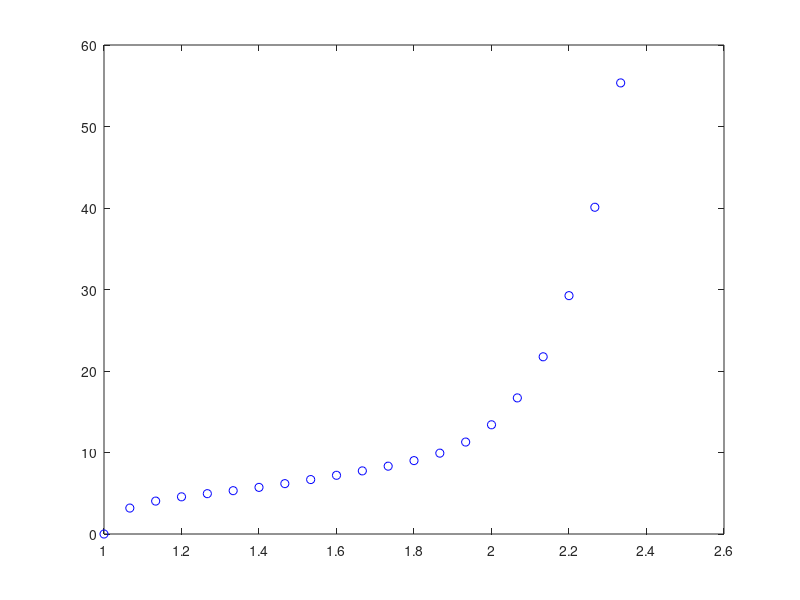

Here is the MATLAB script that generated this plot:
clc
clear all
close all

%% Stiffness Function without ratios
%  tension = @(L0,L) (L0 < L)*(8.646 - 2.393*L0 + 3.119 * L + .3573*L0^2 + ...
%     1.856*L0*L - 1.898*L^2 - 15.19*L0^3 + 41.97*L0^2*L - 38.93*L0*L^2 + ...
%     13.72*L^3 + 21.03*L0^4 - 77.65*L0^3*L + 104.9*L0^2*L^2 - 62.11*L0*L^3 + ...
%     13.44*L^4 - 7.832*L0^5 + 37.05*L0^4*L - 69.34*L0^3*L^2 + 63.52*L0^2*L^3 - ...
%     29.13*L0*L^4 + 5.317*L^5);

%% Stiffness Function With Ratios
%tension = @(L0,L) (-2.098*(L/L0).^6+2.101*(L/L0).^5+7.546*(L/L0).^4-2.2*(L/L0).^3-5.008*(L/L0).^2+4.423*(L/L0)+9.343).*((L-L0)>0); 

%tension = @(L0,L) (374.7*(L/L0).^7 -4102*(L/L0).^6 + 1.912e+04*(L/L0).^5-4.919e+04*(L/L0).^4+ 7.537e+04*(L/L0).^3 -6.88e+04*(L/L0).^2 + 3.465e+04*(L/L0)  -7427).*((L/L0)>1);
%tension = @(L0,L) (747.7*(L/L0).^7 -8211*(L/L0).^6 + 1.912e+04*(L/L0).^5-4.919e+04*(L/L0).^4+ 7.537e+04*(L/L0).^3 -6.88e+04*(L/L0).^2 + 3.465e+04*(L/L0)  -7427).*((L/L0)>1);
tension = @(L0,L) (112.2*(L/L0).^5-838.3*(L/L0).^4+2494*(L/L0).^3-3689*(L/L0).^2+2717*(L/L0)-794.2).*((L/L0)>1); 
%% Sample Resting/Stretch Values for Testing
Lo = [.15 ]  %, .20, .25, .3, .35, .4, .45, .5];
%stch = [-.05, -.02, 0, .001, .01, .02, .03, .04, .05, .06, .07, .08, .09, .1,.11, .12, .13, .14, .15, .16, .17, .18, .19, .20, .21,.22, .23, .24, .25, .26, .27, .28, .29, .30, .31, .32, .35, .36, .37, .38, .40, .5, .6];

stch=0:.01:.2

T = stch*NaN;
clf

%% Plot
for i = 1:length(Lo)
    for j = 1:length(stch)
        Tdist = Lo(i) + stch(j);
        ratio = Tdist/Lo(i);
        T(j) = tension(Lo(i), Tdist);
        plot(ratio, T(j),'bo')
        hold on
    end
        %plot(stch+Lo(i),T, '.-')
end



